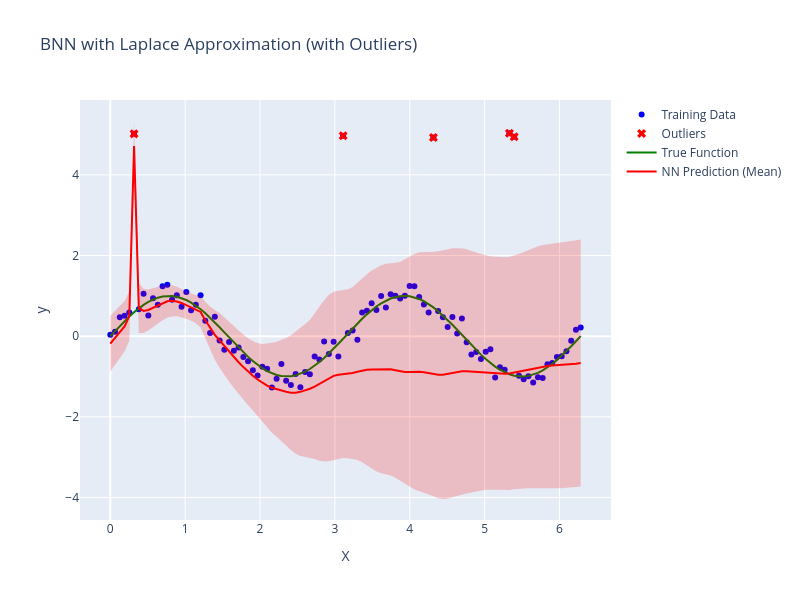

This figure's notebook cell:
### Code cell
import torch
import torch.nn as nn
import torch.optim as optim
import plotly.graph_objects as go
import numpy as np

# MLPの定義 (通常のNNとして定義)
class MLP(nn.Module):
    def __init__(self, input_dim, output_dim, hidden_units, activations):
        super(MLP, self).__init__()
        layers = []
        in_dim = input_dim

        # 指定された hidden_units と activations に基づいて層を構築
        for hidden_dim, activation in zip(hidden_units, activations):
            layers.append(nn.Linear(in_dim, hidden_dim))
            layers.append(self.get_activation(activation))
            in_dim = hidden_dim

        # 最後の出力層
        layers.append(nn.Linear(in_dim, output_dim))
        self.mlp = nn.Sequential(*layers)

    def forward(self, x):
        return self.mlp(x)

    @staticmethod
    def get_activation(activation):
        # 活性化関数の設定
        if activation == "relu":
            return nn.ReLU()
        elif activation == "tanh":
            return nn.Tanh()
        elif activation == "sigmoid":
            return nn.Sigmoid()
        else:
            raise ValueError(f"Unsupported activation function: {activation}")

# 1D データ生成（アウトライア含む）
def generate_1d_data(n=100, noise_std=0.2, outlier_ratio=0.0):
    # x を 0 から 2π の範囲で生成
    x = np.linspace(0, 2 * np.pi, n)
    
    # 真の関数は sin 関数
    y_true = np.sin(2 * x)
    
    # y にガウスノイズを加える
    y = y_true + np.random.normal(0, noise_std, x.shape[0])
    
    # アウトライアを挿入
    n_outliers = int(n * outlier_ratio)
    outlier_indices = np.random.choice(n, n_outliers, replace=False)
    y[outlier_indices] = 5 + np.random.uniform(-0.1, 0.1, n_outliers)
    
    return x, y, y_true, outlier_indices

# ラプラス近似のためのヘッセ行列近似を計算する関数
def hessian_diag(model, loss):
    # ヘッセ行列の対角成分を計算
    loss.backward(create_graph=True)
    diag_hessian = []
    for param in model.parameters():
        diag_hessian.append(param.grad.pow(2).detach())
    return diag_hessian

# ラプラス近似に基づく予測
def laplace_approximation_predict(model, X_test, diag_hessian, n_samples=100):
    sampled_preds = []

    for _ in range(n_samples):
        perturbed_model = MLP(**model_settings)
        for p_perturbed, p_orig, h_diag in zip(perturbed_model.parameters(), model.parameters(), diag_hessian):
            # ラプラス近似に基づいてガウス分布から重みをサンプリング
            std = torch.sqrt(h_diag)
            perturbed_model_param = p_orig + torch.randn_like(p_orig) * std
            p_perturbed.data.copy_(perturbed_model_param)
        
        sampled_preds.append(perturbed_model(X_test).detach())

    # すべてのサンプルから平均と標準偏差を計算
    preds = torch.stack(sampled_preds)
    mean_preds = preds.mean(0)
    std_preds = preds.std(0)
    
    return mean_preds, std_preds


def train_and_predict_with_laplace(model_settings, x_train, y_train, num_epochs=1000, l2_coeff=1e-4):
    X_train = torch.tensor(x_train, dtype=torch.float32).unsqueeze(1)
    y_train = torch.tensor(y_train, dtype=torch.float32).unsqueeze(1)

    model = MLP(**model_settings)  # モデルのインスタンス化
    criterion = nn.MSELoss()  # 基本の損失関数
    optimizer = optim.Adam(model.parameters(), lr=0.01)

    # モデルのトレーニング
    for epoch in range(num_epochs):
        model.train()
        outputs = model(X_train)
        loss = criterion(outputs, y_train)

        optimizer.zero_grad()
        loss.backward()
        optimizer.step()

        if (epoch + 1) % 100 == 0:
            print(f'Epoch [{epoch+1}/{num_epochs}], Loss: {loss.item():.4f}')

    # ラプラス近似のためにヘッセ行列の対角成分を計算
    model.eval()
    outputs = model(X_train)
    loss = criterion(outputs, y_train)
    diag_hessian = hessian_diag(model, loss)

    # ラプラス近似に基づく予測
    X_test = torch.linspace(0, 2 * np.pi, 100).unsqueeze(1)  # テストデータ
    mean_preds, std_preds = laplace_approximation_predict(model, X_test, diag_hessian)

    return X_train, y_train, X_test, mean_preds, std_preds

# プロット
def plot_results(x_train, y_train, y_true, outlier_indices, X_test, mean_preds, std_preds):
    # データの変換
    mean_preds_np = mean_preds.numpy()
    std_preds_np = std_preds.numpy()
    X_test_np = X_test.numpy()
    y_true_test = np.sin(2 * X_test_np.flatten())

    # Plotlyによる可視化
    fig = go.Figure()

    # 訓練データ点
    fig.add_trace(go.Scatter(
        x=x_train,
        y=y_train,
        mode='markers',
        name='Training Data',
        marker=dict(color='blue', size=6)
    ))

    # アウトライアを強調表示
    fig.add_trace(go.Scatter(
        x=x_train[outlier_indices],
        y=y_train[outlier_indices],
        mode='markers',
        name='Outliers',
        marker=dict(color='red', size=8, symbol='x')
    ))

    # 真の関数の軌跡
    fig.add_trace(go.Scatter(
        x=X_test_np.flatten(),
        y=y_true_test,
        mode='lines',
        name='True Function',
        line=dict(color='green', width=2)
    ))

    # NN の予測の平均軌跡
    fig.add_trace(go.Scatter(
        x=X_test_np.flatten(),
        y=mean_preds_np.flatten(),
        mode='lines',
        name='NN Prediction (Mean)',
        line=dict(color='red', width=2)
    ))

    # 標準偏差の範囲をプロット (不確実性を表示)
    fig.add_trace(go.Scatter(
        x=np.concatenate([X_test_np.flatten(), X_test_np.flatten()[::-1]]),
        y=np.concatenate([mean_preds_np.flatten() - std_preds_np.flatten(), 
                          (mean_preds_np.flatten() + std_preds_np.flatten())[::-1]]),
        fill='toself',
        fillcolor='rgba(255, 0, 0, 0.2)',  # 塗りつぶしの色
        line=dict(color='rgba(255, 0, 0, 0)'),  # 標準偏差の範囲の線の色を透明に
        hoverinfo="skip",
        showlegend=False
    ))

    # グラフのレイアウト設定
    fig.update_layout(
        title="BNN with Laplace Approximation (with Outliers)",
        xaxis_title="X",
        yaxis_title="y",
        width=800,
        height=600
    )

    fig.show()

if __name__ == "__main__":
    # データ生成
    x_train, y_train, y_true, outlier_indices = generate_1d_data(n=100, noise_std=0.2, outlier_ratio=0.05)

    # モデルの設定
    model_settings = {
        "input_dim": 1,
        "output_dim": 1,
        "hidden_units": [10, 20],
        "activations": ["relu", "tanh"]
    }

    # トレーニングとラプラス近似での予測
    X_train, y_train_tensor, X_test, mean_preds, std_preds = train_and_predict_with_laplace(
        model_settings, x_train, y_train)

    # 結果の可視化
    plot_results(x_train, y_train, y_true, outlier_indices, X_test, mean_preds, std_preds)

### Figure 1 — Plotly figure (JSON) as saved in the notebook; plotly's stock layout.template omitted (floating-point values rounded to 4 significant figures; data arrays with more than 128 entries replaced by an {"elided": "..."} marker saying what was removed)
{"data": [{"marker": {"color": "blue", "size": 6}, "mode": "markers", "name": "Training Data", "type": "scatter", "x": [0, 0.06347, 0.1269, 0.1904, 0.2539, 0.3173, 0.3808, 0.4443, 0.5077, 0.5712, 0.6347, 0.6981, 0.7616, 0.8251, 0.8885, 0.952, 1.015, 1.079, 1.142, 1.206, 1.269, 1.333, 1.396, 1.46, 1.523, 1.587, 1.65, 1.714, 1.777, 1.841, 1.904, 1.967, 2.031, 2.094, 2.158, 2.221, 2.285, 2.348, 2.412, 2.475, 2.539, 2.602, 2.666, 2.729, 2.793, 2.856, 2.919, 2.983, 3.046, 3.11, 3.173, 3.237, 3.3, 3.364, 3.427, 3.491, 3.554, 3.618, 3.681, 3.745, 3.808, 3.871, 3.935, 3.998, 4.062, 4.125, 4.189, 4.252, 4.316, 4.379, 4.443, 4.506, 4.57, 4.633, 4.697, 4.76, 4.823, 4.887, 4.95, 5.014, 5.077, 5.141, 5.204, 5.268, 5.331, 5.395, 5.458, 5.522, 5.585, 5.649, 5.712, 5.775, 5.839, 5.902, 5.966, 6.029, 6.093, 6.156, 6.22, 6.283], "y": [0.03526, 0.1092, 0.4668, 0.5037, 0.5861, 5.017, 0.6651, 1.052, 0.5113, 0.9413, 0.7801, 1.238, 1.273, 0.9025, 1.016, 0.728, 1.093, 0.6399, 0.7804, 1.015, 0.3828, 0.08093, 0.4825, -0.1083, -0.3352, -0.1429, -0.3593, -0.2814, -0.5191, -0.621, -0.8436, -0.9784, -0.7559, -0.8091, -1.275, -1.055, -0.6908, -1.105, -1.208, -0.9404, -1.267, -0.8875, -0.9457, -0.5023, -0.5786, -0.1293, -0.4433, -0.1369, -0.5052, 4.971, 0.07971, 0.1404, -0.09146, 0.5842, 0.6315, 0.815, 0.6488, 0.9934, 0.7083, 1.04, 1.001, 0.931, 1.005, 1.245, 1.239, 0.9688, 0.7853, 0.5857, 4.927, 0.6238, 0.4694, 0.2251, 0.4766, 0.06611, 0.435, -0.153, -0.4525, -0.391, -0.5661, -0.3848, -0.3257, -1.026, -0.7712, -0.8341, 5.03, 4.944, -0.9806, -1.071, -0.9935, -1.146, -1.016, -1.036, -0.6962, -0.668, -0.5163, -0.4965, -0.3735, -0.1109, 0.1583, 0.2138]}, {"marker": {"color": "red", "size": 8, "symbol": "x"}, "mode": "markers", "name": "Outliers", "type": "scatter", "x": [4.316, 5.331, 5.395, 3.11, 0.3173], "y": [4.927, 5.03, 4.944, 4.971, 5.017]}, {"line": {"color": "green", "width": 2}, "mode": "lines", "name": "True Function", "type": "scatter", "x": [0, 0.06347, 0.1269, 0.1904, 0.2539, 0.3173, 0.3808, 0.4443, 0.5077, 0.5712, 0.6347, 0.6981, 0.7616, 0.8251, 0.8885, 0.952, 1.015, 1.079, 1.142, 1.206, 1.269, 1.333, 1.396, 1.46, 1.523, 1.587, 1.65, 1.714, 1.777, 1.841, 1.904, 1.967, 2.031, 2.094, 2.158, 2.221, 2.285, 2.348, 2.412, 2.475, 2.539, 2.602, 2.666, 2.729, 2.793, 2.856, 2.919, 2.983, 3.046, 3.11, 3.173, 3.237, 3.3, 3.364, 3.427, 3.491, 3.554, 3.618, 3.681, 3.745, 3.808, 3.871, 3.935, 3.998, 4.062, 4.125, 4.189, 4.252, 4.316, 4.379, 4.443, 4.506, 4.57, 4.633, 4.697, 4.76, 4.823, 4.887, 4.95, 5.014, 5.077, 5.141, 5.204, 5.268, 5.331, 5.395, 5.458, 5.522, 5.585, 5.649, 5.712, 5.775, 5.839, 5.902, 5.966, 6.029, 6.093, 6.156, 6.22, 6.283], "y": [0, 0.1266, 0.2511, 0.3717, 0.4862, 0.5929, 0.6901, 0.7761, 0.8497, 0.9096, 0.9549, 0.9848, 0.9989, 0.9969, 0.9788, 0.945, 0.896, 0.8326, 0.7557, 0.6668, 0.5671, 0.4582, 0.342, 0.2203, 0.09506, -0.03173, -0.158, -0.2817, -0.4009, -0.5137, -0.6182, -0.7127, -0.7958, -0.866, -0.9224, -0.9638, -0.9898, -0.9999, -0.9938, -0.9718, -0.9341, -0.8815, -0.8146, -0.7346, -0.6428, -0.5406, -0.4298, -0.312, -0.1893, -0.06342, 0.06342, 0.1893, 0.312, 0.4298, 0.5406, 0.6428, 0.7346, 0.8146, 0.8815, 0.9341, 0.9718, 0.9938, 0.9999, 0.9898, 0.9638, 0.9224, 0.866, 0.7958, 0.7127, 0.6182, 0.5137, 0.4009, 0.2817, 0.158, 0.03173, -0.09506, -0.2203, -0.342, -0.4582, -0.5671, -0.6668, -0.7557, -0.8326, -0.896, -0.945, -0.9788, -0.9969, -0.9989, -0.9848, -0.9549, -0.9096, -0.8497, -0.7761, -0.6901, -0.5929, -0.4862, -0.3717, -0.2511, -0.1266, 3.497e-07]}, {"line": {"color": "red", "width": 2}, "mode": "lines", "name": "NN Prediction (Mean)", "type": "scatter", "x": [0, 0.06347, 0.1269, 0.1904, 0.2539, 0.3173, 0.3808, 0.4443, 0.5077, 0.5712, 0.6347, 0.6981, 0.7616, 0.8251, 0.8885, 0.952, 1.015, 1.079, 1.142, 1.206, 1.269, 1.333, 1.396, 1.46, 1.523, 1.587, 1.65, 1.714, 1.777, 1.841, 1.904, 1.967, 2.031, 2.094, 2.158, 2.221, 2.285, 2.348, 2.412, 2.475, 2.539, 2.602, 2.666, 2.729, 2.793, 2.856, 2.919, 2.983, 3.046, 3.11, 3.173, 3.237, 3.3, 3.364, 3.427, 3.491, 3.554, 3.618, 3.681, 3.745, 3.808, 3.871, 3.935, 3.998, 4.062, 4.125, 4.189, 4.252, 4.316, 4.379, 4.443, 4.506, 4.57, 4.633, 4.697, 4.76, 4.823, 4.887, 4.95, 5.014, 5.077, 5.141, 5.204, 5.268, 5.331, 5.395, 5.458, 5.522, 5.585, 5.649, 5.712, 5.775, 5.839, 5.902, 5.966, 6.029, 6.093, 6.156, 6.22, 6.283], "y": [-0.1848, -0.04613, 0.09611, 0.2431, 0.4971, 4.714, 0.6938, 0.6265, 0.6493, 0.7048, 0.7693, 0.8262, 0.8641, 0.8761, 0.861, 0.8237, 0.773, 0.7192, 0.6713, 0.6017, 0.3951, 0.196, 0.03131, -0.1029, -0.2454, -0.3855, -0.5186, -0.6459, -0.7671, -0.8802, -0.9831, -1.075, -1.157, -1.226, -1.279, -1.317, -1.348, -1.379, -1.401, -1.402, -1.381, -1.347, -1.305, -1.252, -1.184, -1.109, -1.038, -0.9848, -0.9566, -0.9437, -0.9324, -0.9113, -0.8808, -0.8519, -0.8349, -0.8282, -0.8256, -0.8212, -0.8161, -0.8212, -0.8434, -0.8693, -0.8865, -0.8883, -0.8823, -0.882, -0.8938, -0.9151, -0.9407, -0.9569, -0.955, -0.9345, -0.9061, -0.8815, -0.8704, -0.8714, -0.8786, -0.8872, -0.8942, -0.9018, -0.9115, -0.9221, -0.9306, -0.9326, -0.9235, -0.9005, -0.8725, -0.844, -0.8166, -0.7915, -0.7696, -0.752, -0.7386, -0.7291, -0.7225, -0.7173, -0.7092, -0.6979, -0.6826, -0.6641]}, {"fill": "toself", "fillcolor": "rgba(255, 0, 0, 0.2)", "hoverinfo": "skip", "line": {"color": "rgba(255, 0, 0, 0)"}, "showlegend": false, "type": "scatter", "x": {"elided": "200 float values"}, "y": {"elided": "200 float values"}}], "layout": {"height": 600, "title": {"text": "BNN with Laplace Approximation (with Outliers)"}, "width": 800, "xaxis": {"title": {"text": "X"}}, "yaxis": {"title": {"text": "y"}}}}
